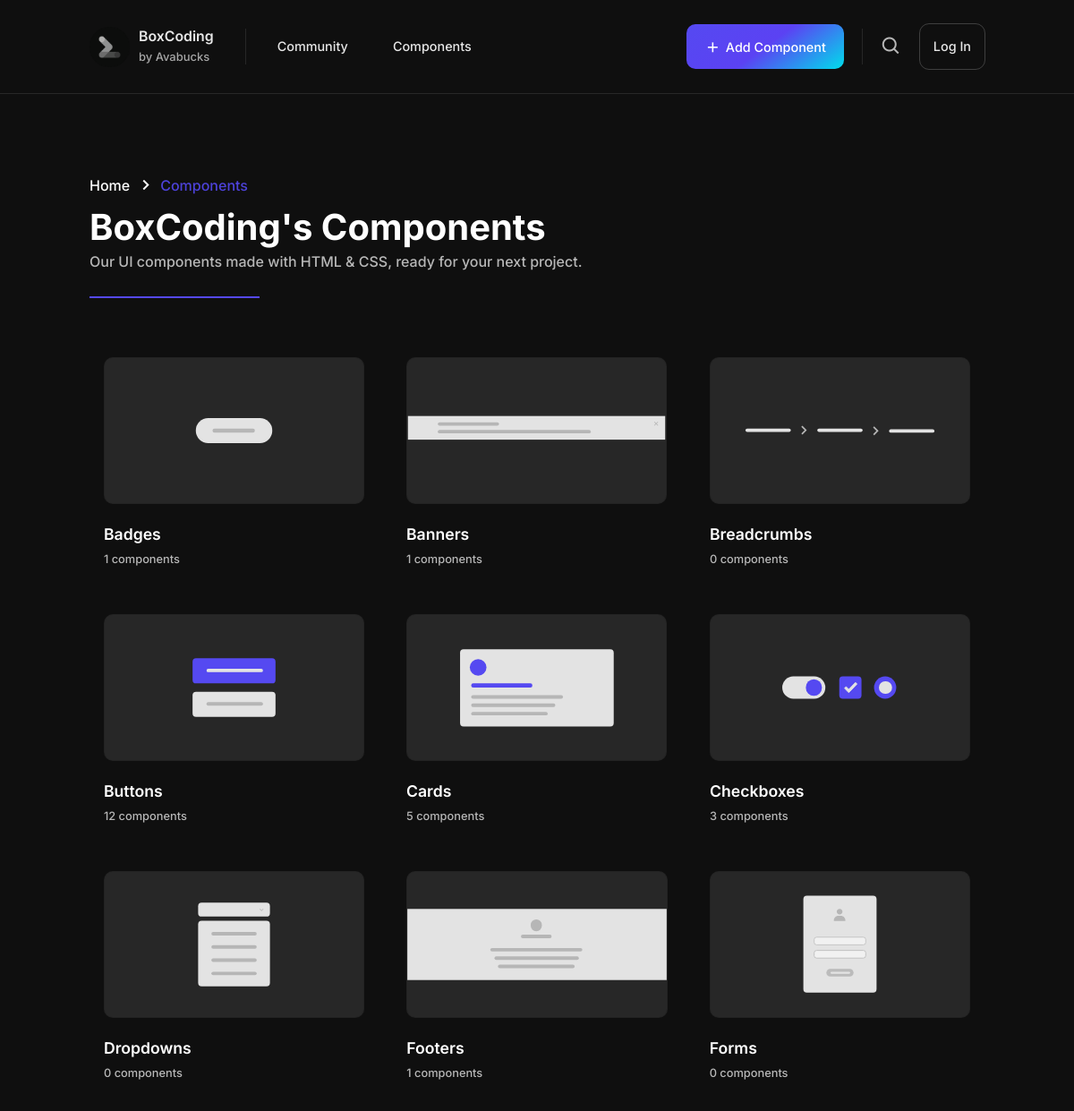
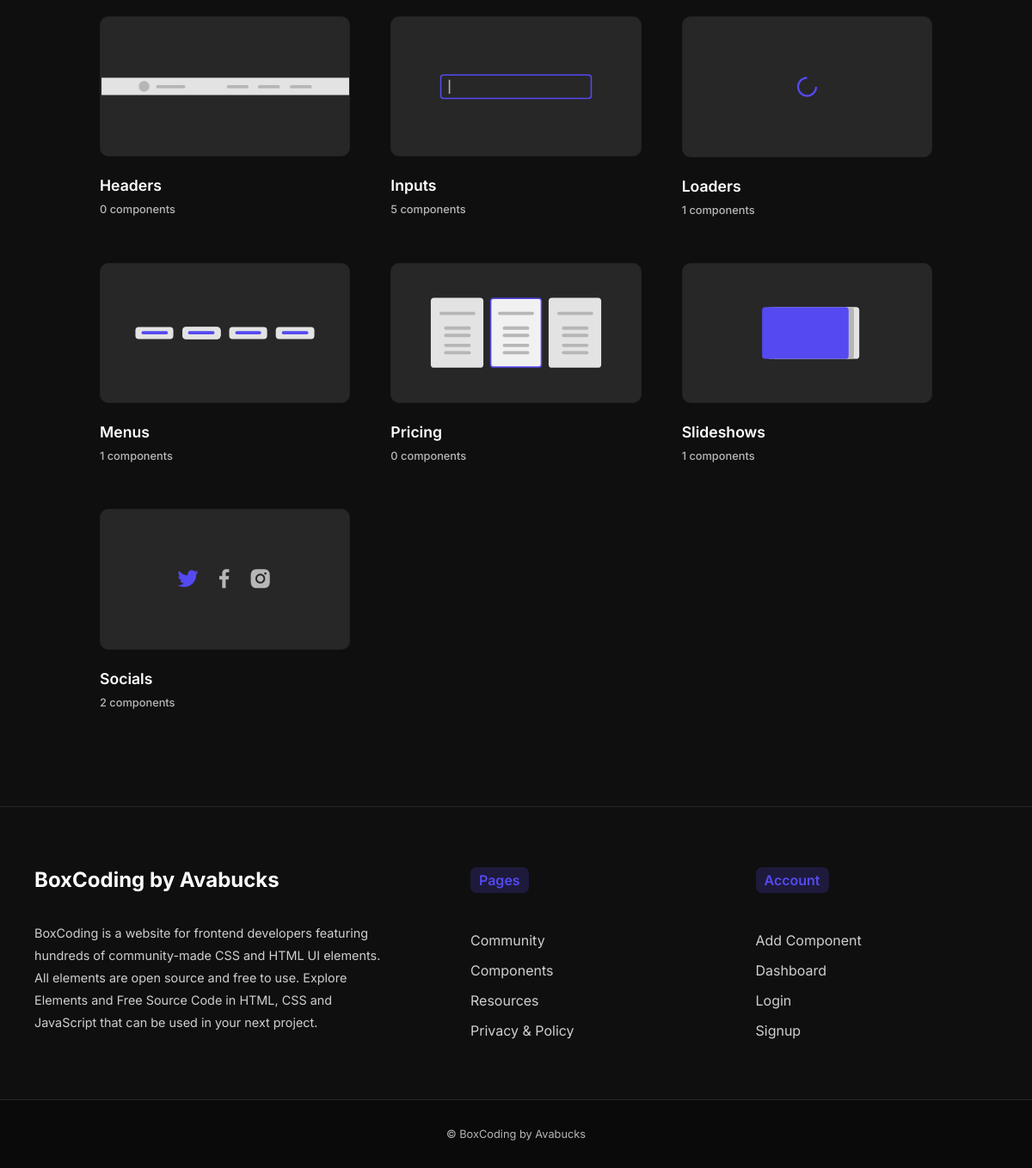
Page /component_old.php on the committed database (2 pictures, top to bottom).
### tables this page shows
CREATE TABLE `tbl_category` (
  `id` int(11) NOT NULL,
  `name_category` mediumtext NOT NULL,
  `image_path` mediumtext NOT NULL,
  `link_path` mediumtext NOT NULL
);

### component_old.php (the view, shortened to what this page needs)
<!DOCTYPE html>
<html lang="en">
<head>
  <link rel="stylesheet" href="./style_boxcoding.css?v=1.1">
  <link rel="stylesheet" href="./responsive.css?v=1.1">
  <link href="https://unpkg.com/aos@2.3.1/dist/aos.css" rel="stylesheet">
  <link href='https://unpkg.com/boxicons@2.1.1/css/boxicons.min.css' rel='stylesheet'>
</head>
<body>
  <?php include 'header.php'; ?>
  <div class="section components">
    <div class="heading-title" data-aos="fade-in" data-aos-anchor-placement="bottom-bottom">
      <div class="breadcrumb">
        <a href="index">Home</a>
        <i class='bx bx-chevron-right'></i>
        <span>Components</span>
      </div>
      <h1 class="h1">BoxCoding's Components</h1>
      <h2 class="h2">Our UI components made with HTML & CSS, ready for your next project.</h2>
      <div class="divider" data-aos="zoom-in-right" data-aos-anchor-placement="bottom-bottom"></div>
    </div>
    <div class="table-grid">
      <?php
      include 'config.php';
      $tabella = 'tbl_category';
      $mysqli = new mysqli($host, $username_db, $password_db, $db_name) or die("Unable to connect");
      $mysqli->select_db($db_name) or die("Unable to select database");
      mysqli_set_charset($mysqli, "utf8");
      $query = "SELECT id, name_category, image_path, link_path FROM $tabella ORDER BY name_category ASC";
      if ($result = $mysqli->query($query)) {
        while ($row = $result->fetch_assoc()) {
          $id = $row["id"];
          $name_category = $row["name_category"];
          $image_path = $row["image_path"];
          $link_path = $row["link_path"];
          $count = 0;
          $tabella_count = 'tbl_components';
          $mysqli_count = new mysqli($host, $username_db, $password_db, $db_name) or die("Unable to connect");
          $mysqli_count->select_db($db_name) or die("Unable to select database");
          mysqli_set_charset($mysqli_count, "utf8");
          $query_count = "SELECT id_category FROM $tabella_count WHERE id_category = '" . $id . "'  ";
          if ($result_count = $mysqli_count->query($query_count)) {
            while ($row_count = $result_count->fetch_assoc()) {
              $count++;
            }
          }
      ?>
          <div onclick="location.href='<?php echo $link_path ?>';" class="card" data-aos="zoom-in">
            <div class="preview" style="background-image: url('<?php echo $image_path ?>');"></div>
            <span class="title"><?php echo $name_category ?></span>
            <span class="subtitle"><?php echo $count ?> components</span>
          </div>
      <?php
        }
      }
      ?>
    </div>
  </div>
  <?php include 'footer.php'; ?>
</body>
</html>

### style_boxcoding.css (style rules this page uses)
* { margin: 0; padding: 0; box-sizing: border-box; font-family: 'Inter', sans-serif; -webkit-tap-highlight-color: rgba(255, 255, 255, 0); -webkit-tap-highlight-color: transparent; }
:root { --primary: #5549F1; --dark: #222222; --light: #FFFFFF; --bg: #0F0F0F; }
body { background-color: var(--bg); color: var(--light); }
.section { padding: 90px 100px; overflow: hidden; }
.heading-title .divider { margin-top: 25px; }
.h1 { font-style: normal; font-weight: 700; font-size: 40px; color: var(--light); }
.title { font-size: 50px; }
.h2 { font-weight: 500; font-size: 1em; line-height: 28px; color: var(--light); opacity: .7; }
.subtitle { font-weight: 400; font-size: 1em; opacity: .6; }
.divider { width: 190px; height: 2px; background-color: var(--primary); }
.breadcrumb { display: flex; align-items: center; gap: 5px; line-height: 0; margin-bottom: 10px; }
.breadcrumb a { text-decoration: none; font-weight: 500; font-size: 1em; color: var(--light); }
.breadcrumb i { font-size: 24px; color: var(--light); }
.breadcrumb span { font-weight: 500; font-size: 1em; color: var(--primary); opacity: .9; max-width: 200px; white-space: nowrap; text-overflow: ellipsis; }
.table-grid { margin-top: 50px; display: grid; grid-template-columns: repeat(3, 1fr); gap: 15px; user-select: none; }
.table-grid .card { border-radius: 10px; padding: 15px; display: flex; flex-direction: column; border: 1px solid rgb(0, 0, 0, 0); cursor: pointer; transition: .3s !important; }
.table-grid .card .preview { background: rgb(255, 255, 255, .1); border: 1px solid rgb(0, 0, 0, .1); border-radius: 10px; margin-bottom: 20px; aspect-ratio: 16 / 9; background-size: contain; background-repeat: no-repeat; background-position: center; }
.table-grid .card .title { font-weight: 600; font-size: 1.1em; line-height: 28px; color: var(--light); }
.table-grid .card .subtitle { font-weight: 500; font-size: .8em; line-height: 28px; color: var(--light); opacity: .7; }

### rows in the picture
tbl_category: image_path (picture), name_category "Badges", count "1"
tbl_category: image_path (picture), name_category "Banners", count "1"
tbl_category: image_path (picture), name_category "Breadcrumbs", count "0"
tbl_category: image_path (picture), name_category "Buttons", count "12"
tbl_category: image_path (picture), name_category "Cards", count "5"
tbl_category: image_path (picture), name_category "Checkboxes", count "3"
tbl_category: image_path (picture), name_category "Dropdowns", count "0"
tbl_category: image_path (picture), name_category "Footers", count "1"
tbl_category: image_path (picture), name_category "Forms", count "0"
tbl_category: image_path (picture), name_category "Headers", count "0"
tbl_category: image_path (picture), name_category "Inputs", count "5"
tbl_category: image_path (picture), name_category "Loaders", count "1"
tbl_category: image_path (picture), name_category "Menus", count "1"
tbl_category: image_path (picture), name_category "Pricing", count "0"
tbl_category: image_path (picture), name_category "Slideshows", count "1"
tbl_category: image_path (picture), name_category "Socials", count "2"
